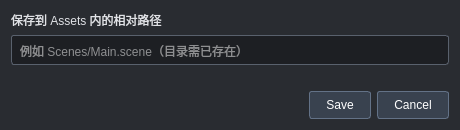
<?xml version="1.0" encoding="UTF-8"?>
<ui version="4.0"><class>SaveSceneDialog</class><widget class="QDialog" name="SaveSceneDialog"><property name="windowTitle"><string>保存场景</string></property><property name="minimumSize"><size><width>460</width><height>0</height></size></property><property name="styleSheet"><string>QDialog { background:#292c31; color:#e0e2e6; } QLabel { color:#e0e2e6; } QLineEdit { background:#1d1f23; color:#ffffff; border:1px solid #59616d; border-radius:3px; padding:6px; } QPushButton { background:#39424f; color:#ffffff; border:1px solid #637287; border-radius:3px; padding:6px 16px; } QPushButton:hover { background:#46566b; } QLabel#errorLabel { color:#ffb3b3; }</string></property>
<layout class="QVBoxLayout" name="mainLayout"><item><widget class="QLabel" name="pathLabel"><property name="text"><string>保存到 Assets 内的相对路径</string></property></widget></item>
<item><widget class="QLineEdit" name="pathEdit"><property name="placeholderText"><string>例如 Scenes/Main.scene（目录需已存在）</string></property></widget></item>
<item><widget class="QLabel" name="errorLabel"><property name="textFormat"><enum>Qt::PlainText</enum></property><property name="wordWrap"><bool>true</bool></property><property name="text"><string/></property><property name="visible"><bool>false</bool></property></widget></item>
<item><widget class="QDialogButtonBox" name="buttonBox"><property name="standardButtons"><set>QDialogButtonBox::Save|QDialogButtonBox::Cancel</set></property></widget></item>
</layout></widget><resources/><connections/></ui>
